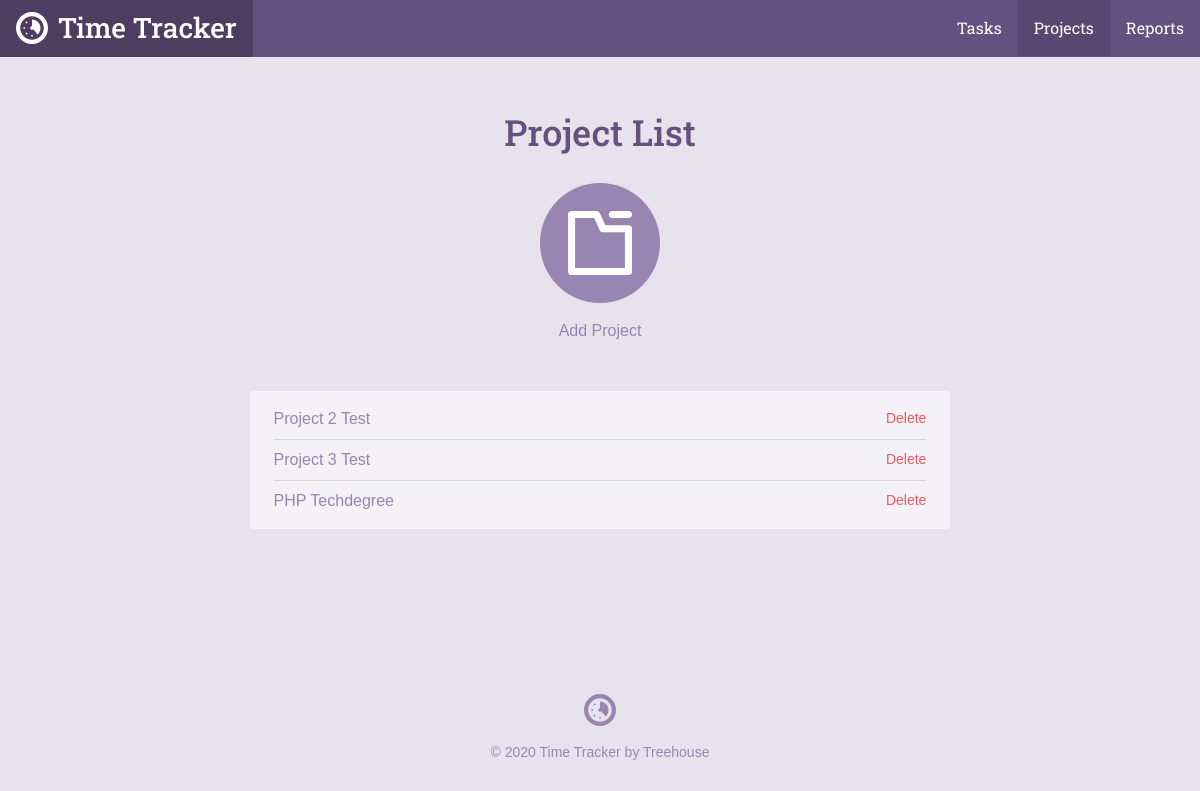
Page /project_list.php on the committed database.
### tables this page shows
CREATE TABLE projects (
  project_id integer primary key  autoincrement,
  title text NOT NULL,
  category text NOT NULL
);

### inc/functions.php (called while the page is built, shortened)
<?php
function get_project_list() {
    include('connection.php');
    try {
        return $db_connect->query("SELECT project_id, title, category FROM projects");
    } catch (Exception $e) {
        echo "Error!: " . $e->getMessage() . "</br>";
        return false;
    }
}
?>

### project_list.php (the view, shortened to what this page needs)
<?php
require 'inc/functions.php';
include 'inc/header.php';
?>
<div class="section catalog random">
    <div class="col-container page-container">
        <div class="col col-70-md col-60-lg col-center">
            <h1 class="actions-header">Project List</h1>
            <div class="actions-item">
                <a class="actions-link" href="project.php">
                <span class="actions-icon">
                  <svg viewbox="0 0 64 64"><use xlink:href="#project_icon"></use></svg>
                </span>
                Add Project
                </a>
            </div>
            <div class="form-container">
                <ul class="items">
                    <?php
                    foreach(get_project_list() as $item) {
                        echo "<li><a href='project.php?id=" . $item['project_id']  . "'>" . $item['title'] . "</a>";
                        echo "<form method='post' action='project_list.php' onsubmit=\"return confirm('Are you sure you want to delete this project?');\">\n";
                        echo "<input type='submit' class='button--delete' value='Delete' />\n";
                        echo "</form>";
                        echo "</li>";
                    }
                    ?>
                </ul>
            </div>
        </div>
    </div>
</div>
<?php include("inc/footer.php"); ?>

### css/style.css (style rules this page uses)
*,:after,:before { box-sizing:border-box }
html { font-family:sans-serif;-ms-text-size-adjust:100%;-webkit-text-size-adjust:100% }
body { margin:0 }
a { background-color:transparent }
h1 { font-size:2em;margin:.67em 0 }
svg:not(:root) { overflow:hidden }
button,input,optgroup,select,textarea { color:inherit;font:inherit;margin:0 }
input[type="reset"],input[type="submit"] { -webkit-appearance:button;cursor:pointer }
input { line-height:normal }
html { font-size:100%;line-height:1.5;-webkit-tap-highlight-color:transparent }
body { font-size:1rem;font-family:"Gotham Rounded A","Gotham Rounded B","Helvetica",Helvetica,Arial,sans-serif;font-style:normal;font-weight:400 }
.col { float:left;width:100% }
.col-container:before,.col-container:after { content:" ";display:table }
.col-container:after { clear:both }
.col-center { float:none;margin:0 auto }
@media screen and (min-width: 680px) { .col-70-md { width:70% !important } }
@media screen and (min-width: 960px) { .col-60-lg { width:60% !important } }
h1,h2,h3,h4,h5,h6 { color:#40484a;display:block;font-weight:500;margin:0;text-rendering:optimizeLegibility }
h1 { font-size:2.25rem }
a { color:#3f8abf;cursor:pointer;transition:color 300ms 0s ease;text-decoration:none }
ul,ol { margin:0;padding:0 0 0 2rem }
body { background-color:#e7e3ed }
h1,h2,h3,h4,h5,h6 { color:#645180;font-family:"Roboto Slab", Helvetica, Arial, sans-serif }
.col-container { margin:0 auto;max-width:1200px }
.actions-header { margin-bottom:1.5rem }
.actions-item { margin:0 1.5rem }
@media screen and (min-width: 680px) { .actions-item { display:inline-block;float:left } }
.page-container .actions-item { float:none }
.actions-link { transition:color 200ms ease-in-out;color:#9885b2;display:block }
@media screen { .actions-link { margin-bottom:2rem } }
@media screen and (min-width: 680px) { .actions-link { margin-bottom:0 } }
.actions-icon { width:120px;height:120px;transition:background 200ms ease-in-out;display:block;background-color:#9885b2;border-radius:9999px }
@media screen { .actions-icon { margin-bottom:.5rem } }
@media screen and (min-width: 680px) { .actions-icon { margin-bottom:1rem } }
.actions-icon svg { width:64px;height:64px;margin-top:28px;fill:#fff;display:inline-block }
.page-container .actions-icon { margin-left:auto;margin-right:auto }
.page-container { text-align:center }
@media screen { .page-container { padding:1.5rem 1rem 0 1rem } }
@media screen and (min-width: 680px) { .page-container { padding-top:3rem } }
.form-container { background-color:#f4f2f7;border-radius:4px }
@media screen { .form-container { padding:.5rem 1.5rem;margin-top:.5rem;margin-bottom:1.5rem } }
@media screen and (min-width: 680px) { .form-container { padding:.5rem 1.5rem;margin-top:3rem;margin-bottom:0 } }
.form-container a { color:#9885b2 }
input { border-radius:4px;box-shadow:none;border:solid 2px #9885b2;padding:8px 10px;width:100% }
.items { list-style:none;overflow:hidden;padding:0;margin:0 }
.items li { position:relative;text-align:left;border-bottom:solid 1px #d4d9dd;padding-top:.5rem;padding-bottom:.5rem }
.items li:last-child { border-bottom:none !important }
.items a { color:#9885b2 }
.items form { margin-bottom:0 }
.items .button--delete { position:absolute;right:0;top:.5rem;width:auto }
.button--delete { border:0;background:transparent;padding:0;margin-top:3px;font-size:14px;color:#ed5a5a }

### rows in the picture
projects: title "Project 2 Test"
projects: title "Project 3 Test"
projects: title "PHP Techdegree"
